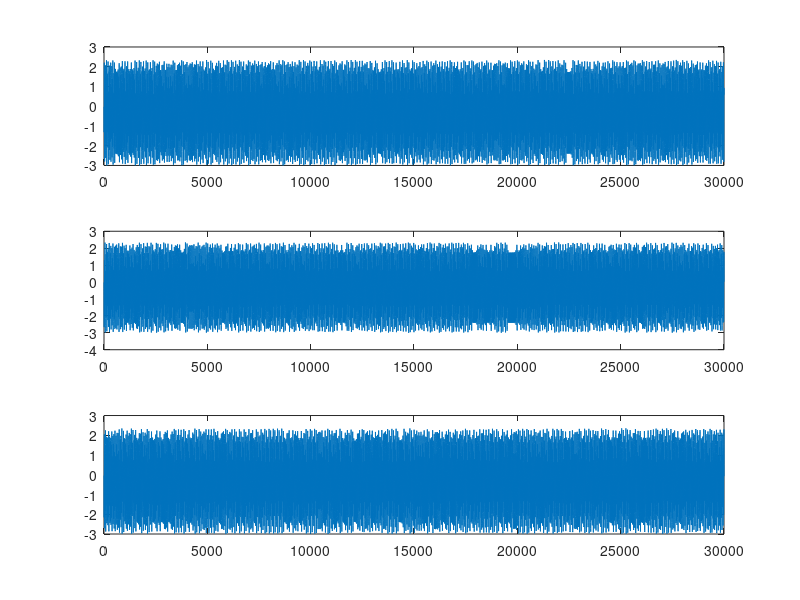

Recreate this plot in MATLAB.
load('v21.mat');
load('v22.mat');
load('v23.mat');
figure
subplot(3,1,1)
plot(v21)
subplot(3,1,2)
plot(v22)
subplot(3,1,3)
plot(v23)